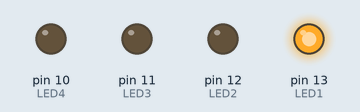
Recording of a sketch running on a simulated Arduino Uno, built with avr-gcc and run on an emulated ATmega328P. Shown: output pins drawn as LEDs (lit = HIGH).

Above: at 0.1 s.
At 0.7 s:
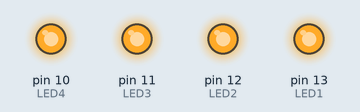
Timing chart, 0 to 2.2 s (numbered marks = the images above):
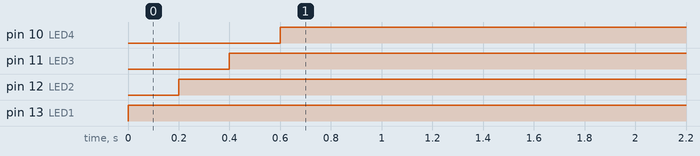

Measured:
- by itself, pin 10 (LED4): LOW → HIGH at 0.60 s
- by itself, pin 11 (LED3): LOW → HIGH at 0.40 s
- by itself, pin 12 (LED2): LOW → HIGH at 0.20 s
- by itself, pin 13 (LED1): LOW → HIGH at 0.00 s

The sketch:

christmas-lights.ino
```cpp
/* A simple program to sequentially turn on and turn off 3 LEDs */

int LED1 = 13;
int LED2 = 12;
int LED3 = 11;
int LED4 = 10;

void setup() {
   pinMode(LED1, OUTPUT);
   pinMode(LED2, OUTPUT);
   pinMode(LED3, OUTPUT);
   pinMode(LED4, OUTPUT);
 }


void loop() {
  digitalWrite(LED1, HIGH);    // turn on LED1
  delay(200);                  // wait for 200ms
  digitalWrite(LED2, HIGH);    // turn on LED2
  delay(200);                  // wait for 200ms
  digitalWrite(LED3, HIGH);    // turn on LED3
  delay(200);               // wait for 200ms
  digitalWrite(LED4, HIGH);    // turn pn LED1
  delay(200);                  // wait for 200ms
  digitalWrite(LED1, HIGH);     // turn off LED1
  delay(300);                  // wait for 300ms
  digitalWrite(LED2, HIGH);     // turn off LED2
  delay(300);                  // wait for 300ms
  digitalWrite(LED3, HIGH);     // turn off LED3
  delay(300);                  // wait for 300ms
  digitalWrite(LED4, HIGH);    // turn off LED4
  delay(300);                  // wait for 300ms before running program all over again
}
```
